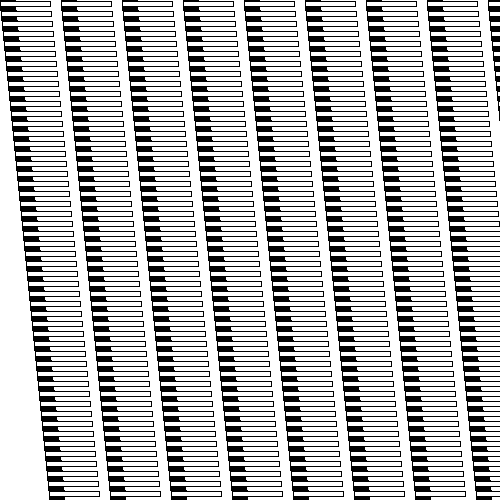
Frame 1 (no input)
Frame 60 (the mouse pressed at the canvas centre just before this capture): identical to frame 1, image omitted
Frame 120 (the mouse held since frame 60 and released just before this capture): identical to frame 1, image omitted

The Processing sketch that drew this single still picture (run headless with seeded random() and noise(); from frame 60 on, the mouse is pressed at the canvas centre):

// Processing sketch: processing_87828
// ── processing_87828.pde

void setup() {
  size(500, 500);
  smooth();
  background(255);
}

void draw() {                               
 
  fill(0);                                   
  for (int i = 0; i <= width; i += 10) {
    for (int j = 0; j <= height; j += 10) {
      rect(i++,j+.5,15,10);
    }
  }
  fill(255);                                   
  for (int i = 0; i <= width; i += 10) {
    for (int j = 0; j <= height; j += 10) {
      rect(i++,j+1,50,5);
}
  }
}
  
  
 
